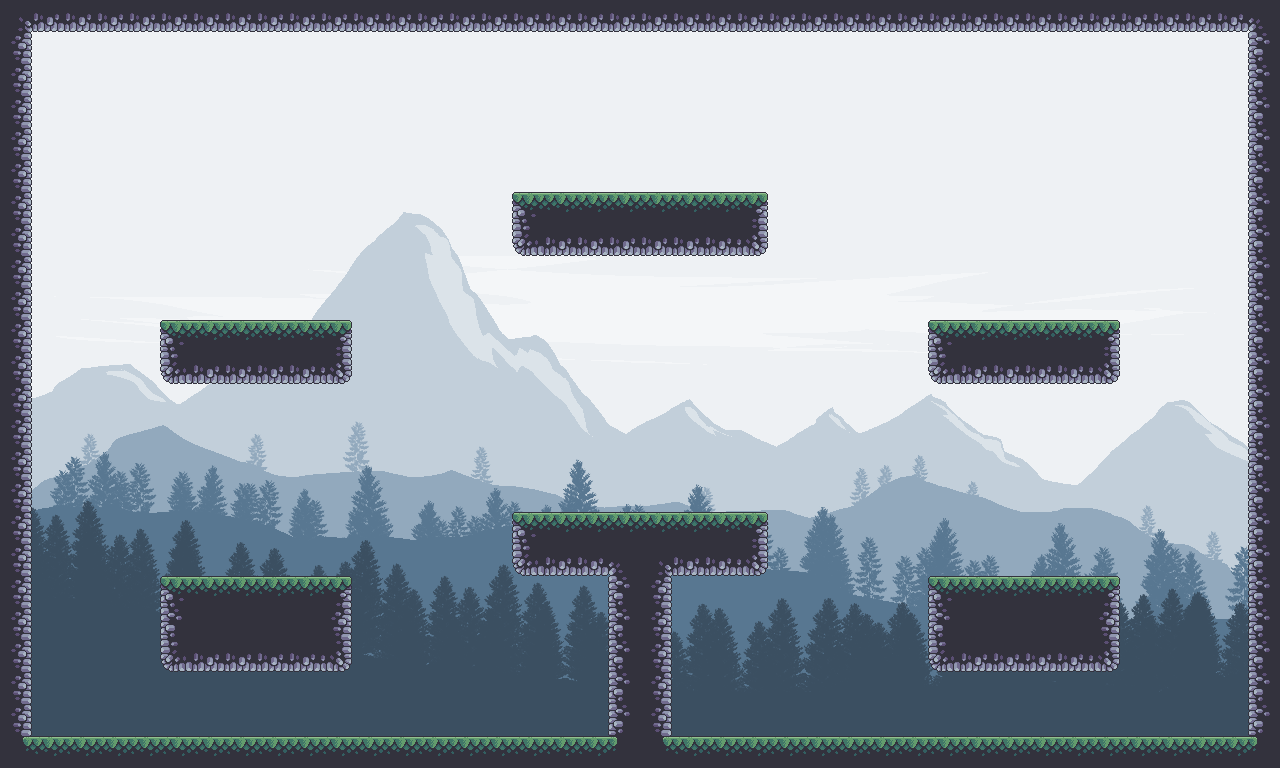

Tiled map render using the project's own tile images. Description and the whole map definition, tile-layer contents included, below:
An orthogonal 40x24 tile map with 32x32 px tiles, 2 tile layers (border, elements), 1 image layer and 11 objects (floor, p5, p4, p3, p2, ...).

<map version="1.5" tiledversion="1.7.0" orientation="orthogonal" renderorder="right-down" width="40" height="24" tilewidth="32" tileheight="32" infinite="0" nextlayerid="35" nextobjectid="36">
 <editorsettings>
  <export target="level_1.lua" format="lua" />
 </editorsettings>
 <tileset firstgid="1" name="Terreno" tilewidth="32" tileheight="32" tilecount="85" columns="17">
  <image source="../img/terrain.png" width="544" height="160" />
 </tileset>
 <group id="31" name="background">
  <imagelayer id="33" name="fondo" offsetx="0" offsety="-182.67">
   <image source="../img/landscape.png" width="1920" height="1080" />
  </imagelayer>
 </group>
 <group id="13" name="basic" locked="1">
  <properties>
   <property name="collidable" type="bool" value="true" />
  </properties>
  <layer id="16" name="border" width="40" height="24">
   <properties>
    <property name="collidable" type="bool" value="true" />
   </properties>
   <data encoding="csv">
7,36,36,36,36,36,36,36,36,36,36,36,36,36,36,36,36,36,36,36,36,36,36,36,36,36,36,36,36,36,36,36,36,36,36,36,36,36,36,8,
20,0,0,0,0,0,0,0,0,0,0,0,0,0,0,0,0,0,0,0,0,0,0,0,0,0,0,0,0,0,0,0,0,0,0,0,0,0,0,18,
20,0,0,0,0,0,0,0,0,0,0,0,0,0,0,0,0,0,0,0,0,0,0,0,0,0,0,0,0,0,0,0,0,0,0,0,0,0,0,18,
20,0,0,0,0,0,0,0,0,0,0,0,0,0,0,0,0,0,0,0,0,0,0,0,0,0,0,0,0,0,0,0,0,0,0,0,0,0,0,18,
20,0,0,0,0,0,0,0,0,0,0,0,0,0,0,0,0,0,0,0,0,0,0,0,0,0,0,0,0,0,0,0,0,0,0,0,0,0,0,18,
20,0,0,0,0,0,0,0,0,0,0,0,0,0,0,0,0,0,0,0,0,0,0,0,0,0,0,0,0,0,0,0,0,0,0,0,0,0,0,18,
20,0,0,0,0,0,0,0,0,0,0,0,0,0,0,0,0,0,0,0,0,0,0,0,0,0,0,0,0,0,0,0,0,0,0,0,0,0,0,18,
20,0,0,0,0,0,0,0,0,0,0,0,0,0,0,0,0,0,0,0,0,0,0,0,0,0,0,0,0,0,0,0,0,0,0,0,0,0,0,18,
20,0,0,0,0,0,0,0,0,0,0,0,0,0,0,0,0,0,0,0,0,0,0,0,0,0,0,0,0,0,0,0,0,0,0,0,0,0,0,18,
20,0,0,0,0,0,0,0,0,0,0,0,0,0,0,0,0,0,0,0,0,0,0,0,0,0,0,0,0,0,0,0,0,0,0,0,0,0,0,18,
20,0,0,0,0,0,0,0,0,0,0,0,0,0,0,0,0,0,0,0,0,0,0,0,0,0,0,0,0,0,0,0,0,0,0,0,0,0,0,18,
20,0,0,0,0,0,0,0,0,0,0,0,0,0,0,0,0,0,0,0,0,0,0,0,0,0,0,0,0,0,0,0,0,0,0,0,0,0,0,18,
20,0,0,0,0,0,0,0,0,0,0,0,0,0,0,0,0,0,0,0,0,0,0,0,0,0,0,0,0,0,0,0,0,0,0,0,0,0,0,18,
20,0,0,0,0,0,0,0,0,0,0,0,0,0,0,0,0,0,0,0,0,0,0,0,0,0,0,0,0,0,0,0,0,0,0,0,0,0,0,18,
20,0,0,0,0,0,0,0,0,0,0,0,0,0,0,0,0,0,0,0,0,0,0,0,0,0,0,0,0,0,0,0,0,0,0,0,0,0,0,18,
20,0,0,0,0,0,0,0,0,0,0,0,0,0,0,0,0,0,0,0,0,0,0,0,0,0,0,0,0,0,0,0,0,0,0,0,0,0,0,18,
20,0,0,0,0,0,0,0,0,0,0,0,0,0,0,0,0,0,0,0,0,0,0,0,0,0,0,0,0,0,0,0,0,0,0,0,0,0,0,18,
20,0,0,0,0,0,0,0,0,0,0,0,0,0,0,0,0,0,0,0,0,0,0,0,0,0,0,0,0,0,0,0,0,0,0,0,0,0,0,18,
20,0,0,0,0,0,0,0,0,0,0,0,0,0,0,0,0,0,0,0,0,0,0,0,0,0,0,0,0,0,0,0,0,0,0,0,0,0,0,18,
20,0,0,0,0,0,0,0,0,0,0,0,0,0,0,0,0,0,0,0,0,0,0,0,0,0,0,0,0,0,0,0,0,0,0,0,0,0,0,18,
20,0,0,0,0,0,0,0,0,0,0,0,0,0,0,0,0,0,0,0,0,0,0,0,0,0,0,0,0,0,0,0,0,0,0,0,0,0,0,18,
20,0,0,0,0,0,0,0,0,0,0,0,0,0,0,0,0,0,0,0,0,0,0,0,0,0,0,0,0,0,0,0,0,0,0,0,0,0,0,18,
20,0,0,0,0,0,0,0,0,0,0,0,0,0,0,0,0,0,0,0,0,0,0,0,0,0,0,0,0,0,0,0,0,0,0,0,0,0,0,18,
24,2,2,2,2,2,2,2,2,2,2,2,2,2,2,2,2,2,2,2,2,2,2,2,2,2,2,2,2,2,2,2,2,2,2,2,2,2,2,25
</data>
  </layer>
  <objectgroup id="12" name="floor_sensor" locked="1">
   <object id="17" name="floor" x="31.625" y="735.773" width="1216.5" height="8.22727" visible="0">
    <properties>
     <property name="friction" type="float" value="0.8" />
     <property name="group" type="int" value="3" />
    </properties>
   </object>
  </objectgroup>
 </group>
 <group id="30" name="tile_map">
  <properties>
   <property name="collidable" type="bool" value="true" />
  </properties>
  <layer id="28" name="elements" width="40" height="24">
   <data encoding="csv">
0,0,0,0,0,0,0,0,0,0,0,0,0,0,0,0,0,0,0,0,0,0,0,0,0,0,0,0,0,0,0,0,0,0,0,0,0,0,0,0,
0,0,0,0,0,0,0,0,0,0,0,0,0,0,0,0,0,0,0,0,0,0,0,0,0,0,0,0,0,0,0,0,0,0,0,0,0,0,0,0,
0,0,0,0,0,0,0,0,0,0,0,0,0,0,0,0,0,0,0,0,0,0,0,0,0,0,0,0,0,0,0,0,0,0,0,0,0,0,0,0,
0,0,0,0,0,0,0,0,0,0,0,0,0,0,0,0,0,0,0,0,0,0,0,0,0,0,0,0,0,0,0,0,0,0,0,0,0,0,0,0,
0,0,0,0,0,0,0,0,0,0,0,0,0,0,0,0,0,0,0,0,0,0,0,0,0,0,0,0,0,0,0,0,0,0,0,0,0,0,0,0,
0,0,0,0,0,0,0,0,0,0,0,0,0,0,0,0,0,0,0,0,0,0,0,0,0,0,0,0,0,0,0,0,0,0,0,0,0,0,0,0,
0,0,0,0,0,0,0,0,0,0,0,0,0,0,0,0,1,2,2,2,2,2,2,3,0,0,0,0,0,0,0,0,0,0,0,0,0,0,0,0,
0,0,0,0,0,0,0,0,0,0,0,0,0,0,0,0,35,36,36,36,36,36,36,37,0,0,0,0,0,0,0,0,0,0,0,0,0,0,0,0,
0,0,0,0,0,0,0,0,0,0,0,0,0,0,0,0,0,0,0,0,0,0,0,0,0,0,0,0,0,0,0,0,0,0,0,0,0,0,0,0,
0,0,0,0,0,0,0,0,0,0,0,0,0,0,0,0,0,0,0,0,0,0,0,0,0,0,0,0,0,0,0,0,0,0,0,0,0,0,0,0,
0,0,0,0,0,1,2,2,2,2,3,0,0,0,0,0,0,0,0,0,0,0,0,0,0,0,0,0,0,1,2,2,2,2,3,0,0,0,0,0,
0,0,0,0,0,35,36,36,36,36,37,0,0,0,0,0,0,0,0,0,0,0,0,0,0,0,0,0,0,35,36,36,36,36,37,0,0,0,0,0,
0,0,0,0,0,0,0,0,0,0,0,0,0,0,0,0,0,0,0,0,0,0,0,0,0,0,0,0,0,0,0,0,0,0,0,0,0,0,0,0,
0,0,0,0,0,0,0,0,0,0,0,0,0,0,0,0,0,0,0,0,0,0,0,0,0,0,0,0,0,0,0,0,0,0,0,0,0,0,0,0,
0,0,0,0,0,0,0,0,0,0,0,0,0,0,0,0,0,0,0,0,0,0,0,0,0,0,0,0,0,0,0,0,0,0,0,0,0,0,0,0,
0,0,0,0,0,0,0,0,0,0,0,0,0,0,0,0,0,0,0,0,0,0,0,0,0,0,0,0,0,0,0,0,0,0,0,0,0,0,0,0,
0,0,0,0,0,0,0,0,0,0,0,0,0,0,0,0,1,2,2,2,2,2,2,3,0,0,0,0,0,0,0,0,0,0,0,0,0,0,0,0,
0,0,0,0,0,0,0,0,0,0,0,0,0,0,0,0,35,36,36,8,7,36,36,37,0,0,0,0,0,0,0,0,0,0,0,0,0,0,0,0,
0,0,0,0,0,1,2,2,2,2,3,0,0,0,0,0,0,0,0,18,20,0,0,0,0,0,0,0,0,1,2,2,2,2,3,0,0,0,0,0,
0,0,0,0,0,18,19,19,19,19,20,0,0,0,0,0,0,0,0,18,20,0,0,0,0,0,0,0,0,18,19,19,19,19,20,0,0,0,0,0,
0,0,0,0,0,35,36,36,36,36,37,0,0,0,0,0,0,0,0,18,20,0,0,0,0,0,0,0,0,35,36,36,36,36,37,0,0,0,0,0,
0,0,0,0,0,0,0,0,0,0,0,0,0,0,0,0,0,0,0,18,20,0,0,0,0,0,0,0,0,0,0,0,0,0,0,0,0,0,0,0,
0,0,0,0,0,0,0,0,0,0,0,0,0,0,0,0,0,0,0,18,20,0,0,0,0,0,0,0,0,0,0,0,0,0,0,0,0,0,0,0,
0,0,0,0,0,0,0,0,0,0,0,0,0,0,0,0,0,0,0,25,24,0,0,0,0,0,0,0,0,0,0,0,0,0,0,0,0,0,0,0
</data>
  </layer>
 </group>
 <group id="29" name="sensors" visible="0">
  <properties>
   <property name="collidable" type="bool" value="true" />
  </properties>
  <objectgroup id="32" name="platforms">
   <object id="22" name="p5" x="161" y="575.914" width="190.333" height="9.41951">
    <properties>
     <property name="friction" type="float" value="0.8" />
     <property name="group" type="int" value="3" />
    </properties>
   </object>
   <object id="23" name="p4" x="512.75" y="511.938" width="254.25" height="7.3125">
    <properties>
     <property name="friction" type="float" value="0.8" />
     <property name="group" type="int" value="3" />
    </properties>
   </object>
   <object id="24" name="p3" x="928.545" y="575.949" width="190.727" height="5.14205">
    <properties>
     <property name="friction" type="float" value="0.8" />
     <property name="group" type="int" value="3" />
    </properties>
   </object>
   <object id="25" name="p2" x="928.909" y="319.963" width="190.545" height="2.21875">
    <properties>
     <property name="friction" type="float" value="0.8" />
     <property name="group" type="int" value="3" />
    </properties>
   </object>
   <object id="26" name="p1" x="160.364" y="319.938" width="191.273" height="3.15341">
    <properties>
     <property name="friction" type="float" value="0.8" />
     <property name="group" type="int" value="3" />
    </properties>
   </object>
   <object id="27" name="p0" x="513" y="191.906" width="254.063" height="6.59375">
    <properties>
     <property name="friction" type="float" value="0.8" />
     <property name="group" type="int" value="3" />
    </properties>
   </object>
  </objectgroup>
 </group>
 <objectgroup id="34" name="spawnpoints" visible="0">
  <object id="32" name="spawn4" x="256" y="508" />
  <object id="33" name="spawn3" x="256" y="254.667" />
  <object id="34" name="spawn2" x="1022.67" y="256" />
  <object id="35" name="spawn1" x="1024" y="512" />
 </objectgroup>
</map>
